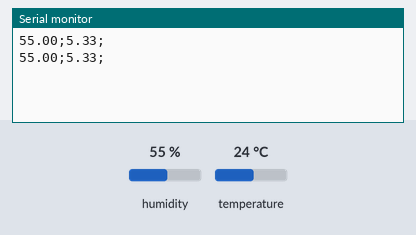
The sketch below on a simulated Arduino Uno, built with avr-gcc and run on an emulated ATmega328P. On the bench: the last lines printed to the serial monitor. Inputs (shaded band) come from the test bench; at power-on: humidity 55 %, temperature 24 °C.

Above: at 2.8 s.
2.9 s: humidity set to 22 %
At 5.3 s:
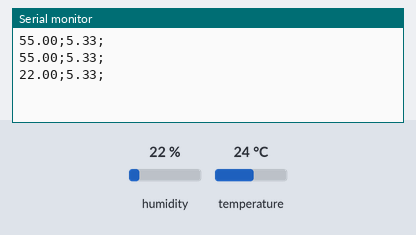
5.6 s: temperature set to 12 °C
At 6.7 s:
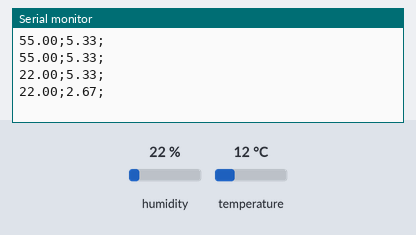
8.3 s: humidity set to 40 %
At 11.5 s:
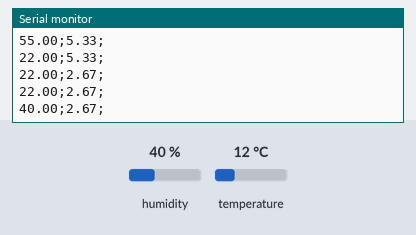
Timing chart, 0 to 13.0 s (numbered marks = the images above; inputs shaded):
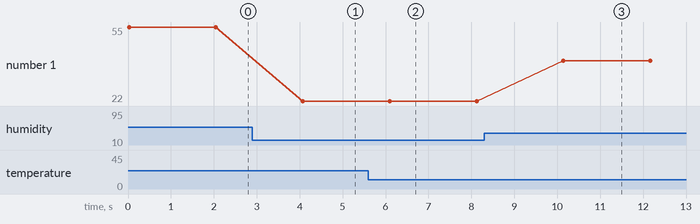

The sketch:

codigo-5sensores.ino
```cpp
#include <DHT.h>
#include <DHT_U.h>
#include <Adafruit_Sensor.h>
#include <DHT.h>
#include <DHT_U.h>
#include "DHT.h"
 #define DHTPIN A0 // AZUL
// #define LM35PIN A5 AMARELO NEON
// #define LUMIPIN A1 VINHO
//  #define CHAVPIN 7 PRETO, LARANJA GND E AMARELO MOSTARDA 5V
DHT dht(DHTPIN, DHT11);
void setup()
{
pinMode(DHTPIN, INPUT);
// pinMode(CHAVPIN, INPUT);
Serial.begin(9600);
dht.begin();
}
void loop()
{
float dht11_umidade = dht.readHumidity();
float dht11_temperatura = dht.readTemperature();
dht11_temperatura = dht11_temperatura / 4.5;
Serial.print(dht11_umidade);
Serial.print(";");
Serial.print(dht11_temperatura);
Serial.print(";");
//  float luminosidade = analogRead(LUMIPIN);
//  Serial.print(luminosidade);
//  Serial.print(";");
//  float lm35_temperatura = analogRead(LM35PIN);
//  lm35_temperatura = lm35_temperatura * 0.00488;
//  lm35_temperatura = lm35_temperatura * 100;
//  Serial.print(lm35_temperatura);
//  Serial.print(";");
//  int chave = digitalRead(7);
//  if (chave == 0)
//  {
//  Serial.print("1");
//  }
//  else
//  {
//  Serial.print("0");
 //}
Serial.println();
delay(2000);
}
```

Measured:
- after the input at 2.9 s, the serial monitor: prints a new line after 1.2 s (image 1)
- after the input at 5.6 s, the serial monitor: prints a new line after 0.50 s (image 2)
- after the input at 8.3 s, the serial monitor: prints a new line after 1.8 s (image 3)
- plotted number 1: 55 → 22 after the input at 2.9 s, 22 → 40 after the input at 8.3 s
